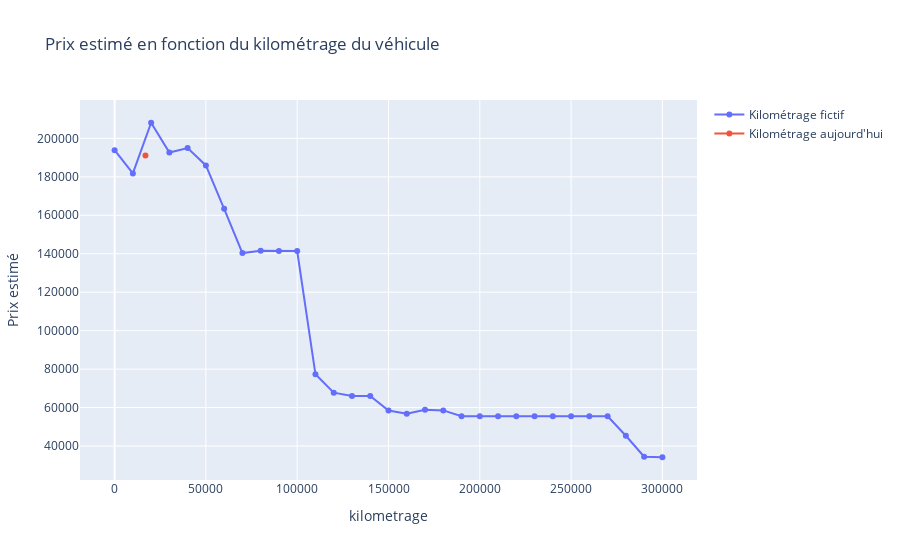

Here is the notebook cell this chart was saved with:
### Code cell
predict_prix_autre_km(df[1], df[1]['marque'].to_list().pop())

### Figure 1 — Plotly figure (JSON) as saved in the notebook; plotly's stock layout.template omitted (floating-point values rounded to 4 significant figures)
{"data": [{"hovertemplate": "type_km=Kilométrage fictif<br>kilometrage=%{x}<br>Prix estimé=%{y}<extra></extra>", "legendgroup": "Kilométrage fictif", "line": {"color": "#636efa", "dash": "solid"}, "marker": {"symbol": "circle"}, "mode": "markers+lines", "name": "Kilométrage fictif", "orientation": "v", "showlegend": true, "type": "scatter", "x": [0, 10000, 20000, 30000, 40000, 50000, 60000, 70000, 80000, 90000, 100000, 110000, 120000, 130000, 140000, 150000, 160000, 170000, 180000, 190000, 200000, 210000, 220000, 230000, 240000, 250000, 260000, 270000, 280000, 290000, 300000], "xaxis": "x", "y": [193800.0, 181800.0, 208100.0, 192600.0, 195000.0, 185900.0, 163300.0, 140300.0, 141500.0, 141500.0, 141400.0, 77310.0, 67760.0, 65980.0, 65970.0, 58450.0, 56790.0, 58840.0, 58520.0, 55490.0, 55480.0, 55470.0, 55450.0, 55440.0, 55430.0, 55430.0, 55420.0, 55420.0, 45340.0, 34400.0, 34160.0], "yaxis": "y"}, {"hovertemplate": "type_km=Kilométrage aujourd'hui<br>kilometrage=%{x}<br>Prix estimé=%{y}<extra></extra>", "legendgroup": "Kilométrage aujourd'hui", "line": {"color": "#EF553B", "dash": "solid"}, "marker": {"symbol": "circle"}, "mode": "markers+lines", "name": "Kilométrage aujourd'hui", "orientation": "v", "showlegend": true, "type": "scatter", "x": [16900], "xaxis": "x", "y": [191100.0], "yaxis": "y"}], "layout": {"legend": {"title": {}, "tracegroupgap": 0}, "title": {"text": "Prix estimé en fonction du kilométrage du véhicule"}, "xaxis": {"anchor": "y", "domain": [0, 1], "tickformat": "d", "title": {"text": "kilometrage"}}, "yaxis": {"anchor": "x", "domain": [0, 1], "tickformat": "d", "title": {"text": "Prix estimé"}}}}
